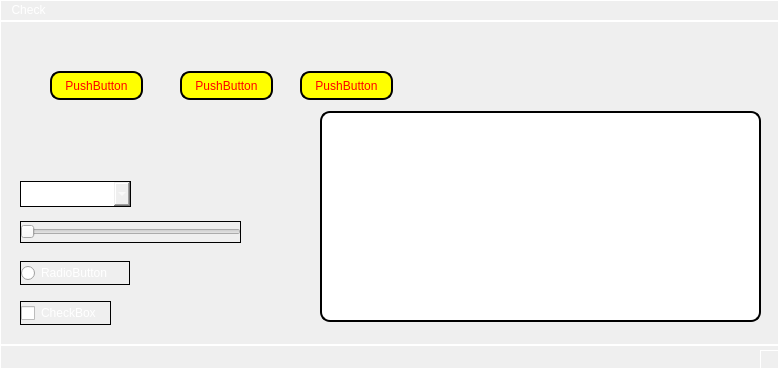
<?xml version="1.0" encoding="UTF-8"?>
<ui version="4.0">
 <class>MainWindow</class>
 <widget class="QMainWindow" name="MainWindow">
  <property name="geometry">
   <rect>
    <x>0</x>
    <y>0</y>
    <width>779</width>
    <height>369</height>
   </rect>
  </property>
  <property name="windowTitle">
   <string>MainWindow</string>
  </property>
  <property name="styleSheet">
   <string notr="true">background: qradialgradient(cx: 0.3, cy: -0.4, fx: 0.3, 
 fy: -0.4, radius: 1.35, stop: 0 #fff, stop: 1 #888);
 color: rgb(255, 255, 255);
 border: 1px solid #ffffff;</string>
  </property>
  <widget class="QWidget" name="centralwidget">
   <widget class="QPushButton" name="pushButton1">
    <property name="geometry">
     <rect>
      <x>50</x>
      <y>50</y>
      <width>93</width>
      <height>29</height>
     </rect>
    </property>
    <property name="minimumSize">
     <size>
      <width>93</width>
      <height>0</height>
     </size>
    </property>
    <property name="toolTipDuration">
     <number>-1</number>
    </property>
    <property name="autoFillBackground">
     <bool>false</bool>
    </property>
    <property name="styleSheet">
     <string notr="true">background-color: rgb(255, 255, 0);
font: 9pt &quot;Segoe UI&quot;;
color: rgb(255, 0, 0);
border-color: rgb(0, 0, 0);
border: 2px solid;
border-radius: 10px;
padding: 0 8px;</string>
    </property>
    <property name="text">
     <string>PushButton</string>
    </property>
    <property name="flat">
     <bool>false</bool>
    </property>
   </widget>
   <widget class="QRadioButton" name="radioButton">
    <property name="geometry">
     <rect>
      <x>20</x>
      <y>240</y>
      <width>110</width>
      <height>24</height>
     </rect>
    </property>
    <property name="styleSheet">
     <string notr="true">border-color: rgb(0, 0, 0);
</string>
    </property>
    <property name="text">
     <string>RadioButton</string>
    </property>
   </widget>
   <widget class="QCheckBox" name="checkBox">
    <property name="geometry">
     <rect>
      <x>20</x>
      <y>280</y>
      <width>91</width>
      <height>24</height>
     </rect>
    </property>
    <property name="styleSheet">
     <string notr="true">border-color: rgb(0, 0, 0);</string>
    </property>
    <property name="text">
     <string>CheckBox</string>
    </property>
   </widget>
   <widget class="QSlider" name="horizontalSlider">
    <property name="geometry">
     <rect>
      <x>20</x>
      <y>200</y>
      <width>221</width>
      <height>22</height>
     </rect>
    </property>
    <property name="styleSheet">
     <string notr="true">border-color: rgb(0, 0, 0);</string>
    </property>
    <property name="orientation">
     <enum>Qt::Horizontal</enum>
    </property>
   </widget>
   <widget class="QComboBox" name="comboBox">
    <property name="geometry">
     <rect>
      <x>20</x>
      <y>160</y>
      <width>111</width>
      <height>26</height>
     </rect>
    </property>
    <property name="styleSheet">
     <string notr="true">border-color: rgb(0, 0, 0);</string>
    </property>
    <item>
     <property name="text">
      <string>Lựa chọn 1</string>
     </property>
    </item>
    <item>
     <property name="text">
      <string>Lựa chọn 2</string>
     </property>
    </item>
   </widget>
   <widget class="QTextEdit" name="textEdit">
    <property name="geometry">
     <rect>
      <x>320</x>
      <y>90</y>
      <width>441</width>
      <height>211</height>
     </rect>
    </property>
    <property name="styleSheet">
     <string notr="true">background-color: rgb(255, 255, 255);
font: 11pt &quot;Segoe UI&quot;;
color: rgb(0, 0, 0);
border-color: rgb(0, 0, 0);
border: 2px solid;
border-radius: 10px;
 padding: 0 8px;</string>
    </property>
   </widget>
   <widget class="QPushButton" name="pushButton1_2">
    <property name="geometry">
     <rect>
      <x>180</x>
      <y>50</y>
      <width>93</width>
      <height>29</height>
     </rect>
    </property>
    <property name="minimumSize">
     <size>
      <width>93</width>
      <height>0</height>
     </size>
    </property>
    <property name="toolTipDuration">
     <number>-1</number>
    </property>
    <property name="autoFillBackground">
     <bool>false</bool>
    </property>
    <property name="styleSheet">
     <string notr="true">background-color: rgb(255, 255, 0);
font: 9pt &quot;Segoe UI&quot;;
color: rgb(255, 0, 0);
border-color: rgb(0, 0, 0);
border: 2px solid;
border-radius: 10px;
padding: 0 8px;</string>
    </property>
    <property name="text">
     <string>PushButton</string>
    </property>
    <property name="flat">
     <bool>false</bool>
    </property>
   </widget>
   <widget class="QPushButton" name="pushButton1_3">
    <property name="geometry">
     <rect>
      <x>300</x>
      <y>50</y>
      <width>93</width>
      <height>29</height>
     </rect>
    </property>
    <property name="minimumSize">
     <size>
      <width>93</width>
      <height>0</height>
     </size>
    </property>
    <property name="toolTipDuration">
     <number>-1</number>
    </property>
    <property name="autoFillBackground">
     <bool>false</bool>
    </property>
    <property name="styleSheet">
     <string notr="true">background-color: rgb(255, 255, 0);
font: 9pt &quot;Segoe UI&quot;;
color: rgb(255, 0, 0);
border-color: rgb(0, 0, 0);
border: 2px solid;
border-radius: 10px;
padding: 0 8px;</string>
    </property>
    <property name="text">
     <string>PushButton</string>
    </property>
    <property name="flat">
     <bool>false</bool>
    </property>
   </widget>
   <zorder>radioButton</zorder>
   <zorder>checkBox</zorder>
   <zorder>horizontalSlider</zorder>
   <zorder>comboBox</zorder>
   <zorder>pushButton1</zorder>
   <zorder>textEdit</zorder>
   <zorder>pushButton1_2</zorder>
   <zorder>pushButton1_3</zorder>
  </widget>
  <widget class="QMenuBar" name="menubar">
   <property name="geometry">
    <rect>
     <x>0</x>
     <y>0</y>
     <width>779</width>
     <height>24</height>
    </rect>
   </property>
   <widget class="QMenu" name="menuCheck">
    <property name="title">
     <string>Check</string>
    </property>
   </widget>
   <addaction name="menuCheck"/>
  </widget>
  <widget class="QStatusBar" name="statusbar"/>
 </widget>
 <resources/>
 <connections/>
</ui>
